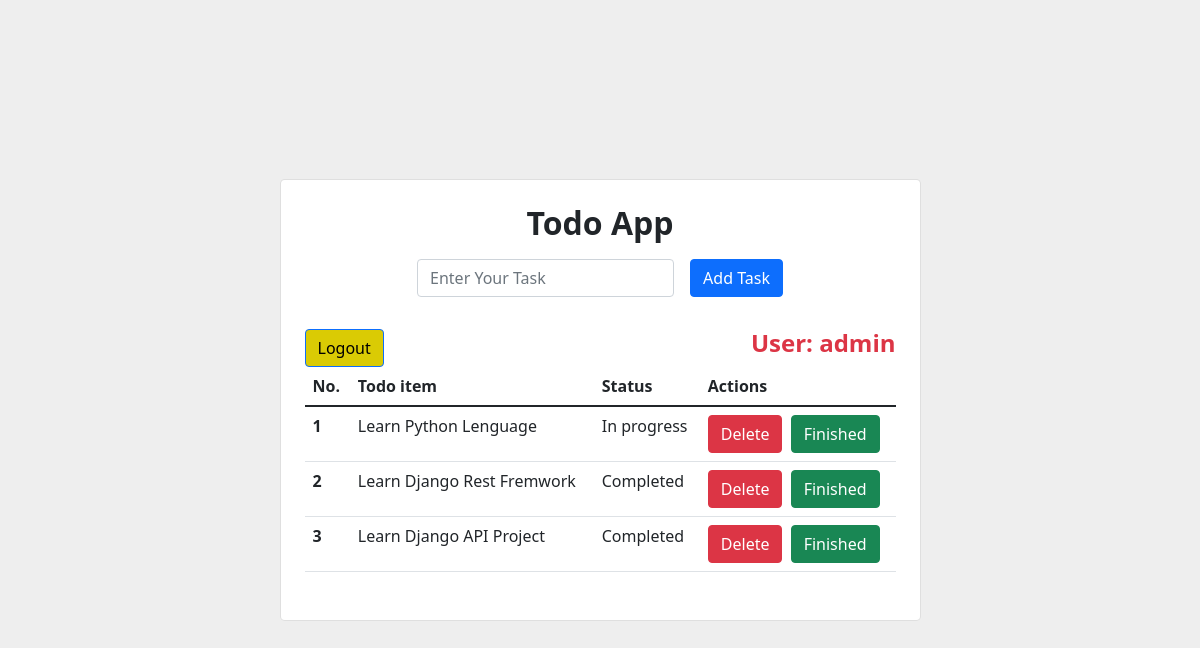
Before: / (signed in) with the older database file.
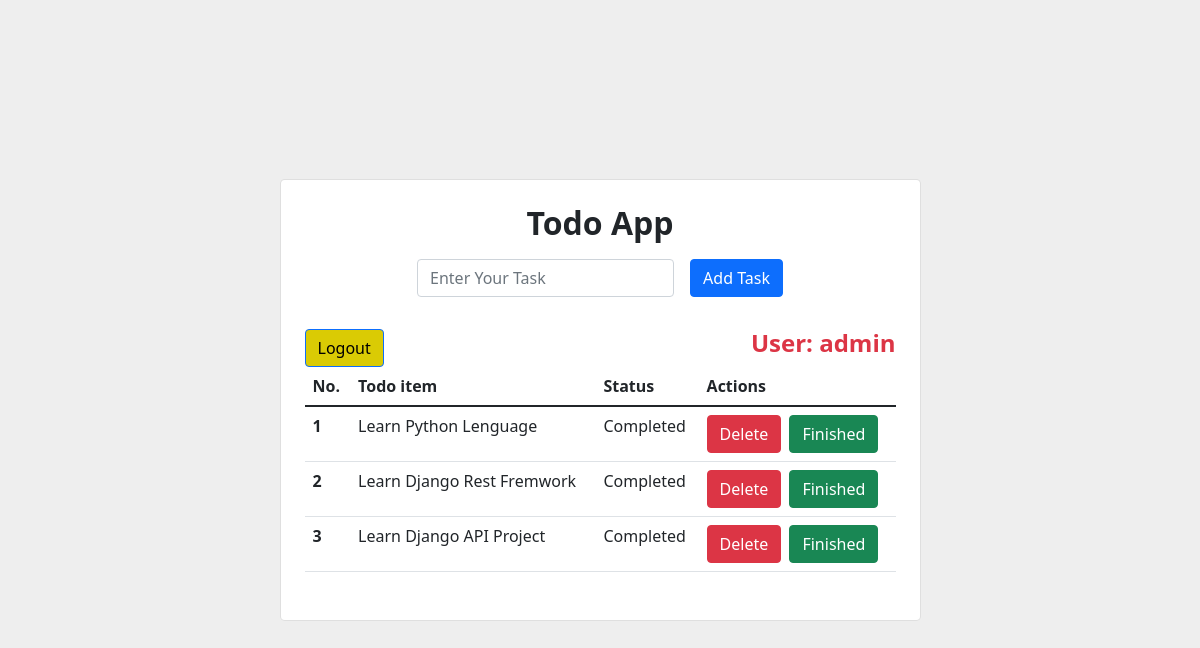
After: the same page with the newer database file.
### TodoApp/models.py (models this page shows, shortened)
class todo(models.Model):
    user = models.ForeignKey( User, related_name='user_todo', on_delete=models.CASCADE)
    todo_description = models.CharField(max_length= 500)
    status = models.BooleanField(default= False)
    created_date = models.DateTimeField(auto_now_add=True)
    updated_date = models.DateTimeField(auto_now_add=True)

### TodoApp/views.py (the view)
# urls.py: path('', views.home, name='home'),
@login_required
def home(request):
    current_user = request.user
    all_task= todo.objects.filter(user=current_user)
    if request.method == "POST":
        name = request.POST.get('todo_name')
        New_todo = todo(user=request.user,todo_description=name)
        New_todo.save()
        messages.success(request, "New Task Created !!")
        return redirect ('home')
    context={
        'all_task':all_task
    }
    return render(request, 'home.html',context)

### templates/home.html (shortened to what this page needs)
{% load static %}
<link rel="stylesheet" href="https://cdn.jsdelivr.net/npm/bootstrap@5.1.3/dist/css/bootstrap.min.css">
<section class="vh-100" style="background-color: #eee;">
    <div class="container py-5 h-100">
      <div class="row d-flex justify-content-center align-items-center h-100">
        <div class="col col-lg-9 col-xl-7">
          <div class="card rounded-3">
            <div class="card-body p-4">
              <h2 class="text-center fw-bold ">Todo App</h2>
              <form method="POST" action="{% url 'home' %}" class="row row-cols-lg-auto g-3 justify-content-center align-items-center mb-4 pb-2">
                <div class="col-12">
                  <div class="form-outline">
                    <input type="text" id="form1" name="todo_name" class="form-control" required placeholder="Enter Your Task"/>
                  </div>
                </div>
                <div class="col-12">
                  <button type="submit"  class="btn btn-primary">Add Task</button>
                </div>
              </form>
              <div class="d-flex">
                <a href="{% url 'logout' %}"><button style="background: rgb(218, 203, 4); color: rgb(0, 0, 0);" type="submit" class="btn btn-primary">Logout</button></a>
                <h4 class="text-danger fw-bolder  ms-auto">User: {{user.username}}</h4>
              </div>
              <table class="table mb-4">
                <thead>
                  <tr>
                    <th scope="col">No.</th>
                    <th scope="col">Todo item</th>
                    <th scope="col">Status</th>
                    <th scope="col">Actions</th>
                  </tr>
                </thead>
                <tbody>
                  {% for task in all_task %}
                  <tr>
                    <th scope="row">{{forloop.counter}}</th>
                    <td>{{task.todo_description}}</td>
                    {% if task.status == False %}
                    <td>In progress</td>
                    {% else %}
                    <td>Completed</td>
                    {% endif %}
                    <td>
                      <a href="{% url 'delete' task.id %}"><button type="submit" class="btn btn-danger">Delete</button></a>
                      <a href="{% url 'update' task.id %}"><button type="submit" class="btn btn-success ms-1">Finished</button></a>
                    </td>
                  </tr>
                  {% endfor %}
                </tbody>
              </table>
            </div>
          </div>
        </div>
      </div>
    </div>
  </section>

Changed rows visible on the page:
changed todo "Learn Python Lenguage": status "In progress" → "Completed"
